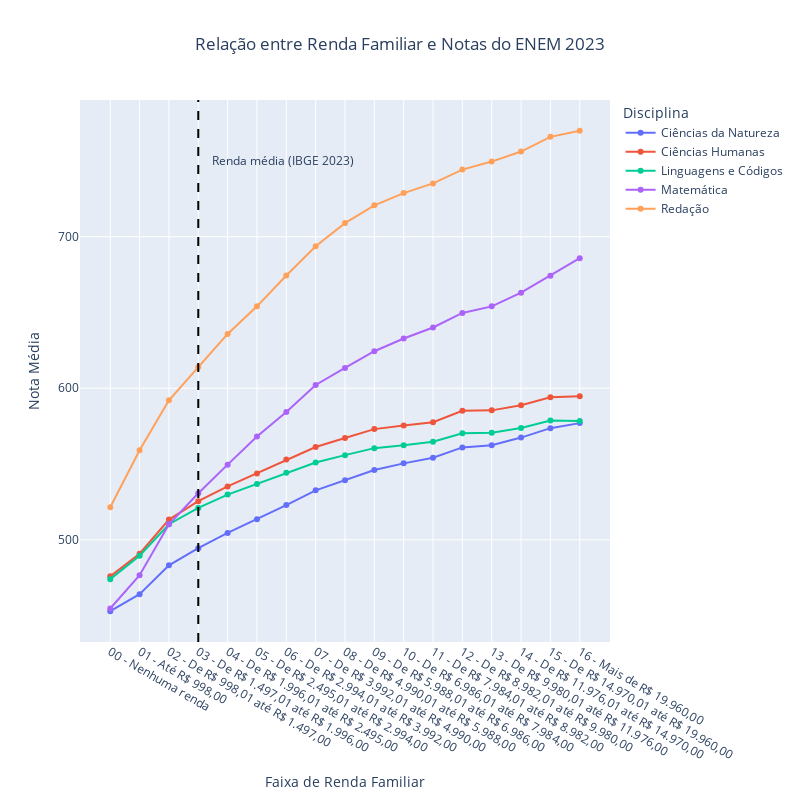

This figure's notebook cell:
### Code cell
# Create a DataFrame for plotting
plot_data = avg_score_by_income.melt(id_vars='range_receita', 
                                                    value_vars=['NU_NOTA_CN', 'NU_NOTA_CH', 'NU_NOTA_LC', 'NU_NOTA_MT', 'NU_NOTA_REDACAO'], 
                                                    var_name='Disciplina', 
                                                    value_name='Nota Média')

# Rename columns for better readability
plot_data['Disciplina'] = plot_data['Disciplina'].map({
    'NU_NOTA_CN': 'Ciências da Natureza',
    'NU_NOTA_CH': 'Ciências Humanas',
    'NU_NOTA_LC': 'Linguagens e Códigos',
    'NU_NOTA_MT': 'Matemática',
    'NU_NOTA_REDACAO': 'Redação'
})

# Create a line plot using plotly
fig = px.line(plot_data, 
              x='range_receita', 
              y='Nota Média', 
              color='Disciplina', 
              title='Relação entre Renda Familiar e Notas do ENEM 2023',
              labels={'range_receita': 'Faixa de Renda Familiar', 'Nota Média': 'Nota Média'},
              markers=True)

# Update the layout for better readability
fig.update_layout(xaxis_title='Faixa de Renda Familiar', 
                  yaxis_title='Nota Média', 
                  xaxis={'categoryorder':'category ascending'},
                  title={'x':0.5, 'xanchor': 'center'},
                  height=800, width=800)

# Define the average income value for annotation
average_income_label = "03 - De R$ 1.497,01 até R$ 1.996,00"
# adicione uma linha vertical para a renda média, e um texto para explicar o que ela significa
fig.add_vline(x=average_income_label, line_dash="dash", line_color="black")
fig.add_annotation(x=average_income_label, y=750, text="Renda média (IBGE 2023)", showarrow=False, font=dict(size=12), xshift=85)

# formate o eixo y para exibir as notas como inteiros
fig.update_yaxes(tick0=0, dtick=100, tickformat='d')
fig.show()

### Figure 1 — Plotly figure (JSON) as saved in the notebook; plotly's stock layout.template omitted (floating-point values rounded to 4 significant figures)
{"data": [{"hovertemplate": "Disciplina=Ciências da Natureza<br>Faixa de Renda Familiar=%{x}<br>Nota Média=%{y}<extra></extra>", "legendgroup": "Ciências da Natureza", "line": {"color": "#636efa", "dash": "solid"}, "marker": {"symbol": "circle"}, "mode": "lines+markers", "name": "Ciências da Natureza", "orientation": "v", "showlegend": true, "type": "scatter", "x": ["00 - Nenhuma renda", "01 - Até R$ 998,00", "02 - De R$ 998,01 até R$ 1.497,00", "03 - De R$ 1.497,01 até R$ 1.996,00", "04 - De R$ 1.996,01 até R$ 2.495,00", "05 - De R$ 2.495,01 até R$ 2.994,00", "06 - De R$ 2.994,01 até R$ 3.992,00", "07 - De R$ 3.992,01 até R$ 4.990,00", "08 - De R$ 4.990,01 até R$ 5.988,00", "09 - De R$ 5.988,01 até R$ 6.986,00", "10 - De R$ 6.986,01 até R$ 7.984,00", "11 - De R$ 7.984,01 até R$ 8.982,00", "12 - De R$ 8.982,01 até R$ 9.980,00", "13 - De R$ 9.980,01 até R$ 11.976,00", "14 - De R$ 11.976,01 até R$ 14.970,00", "15 - De R$ 14.970,01 até R$ 19.960,00", "16 - Mais de R$ 19.960,00"], "xaxis": "x", "y": [452.9, 464.1, 483.2, 494.5, 504.5, 513.6, 522.9, 532.6, 539.4, 546.0, 550.4, 554.2, 561.0, 562.4, 567.4, 573.7, 577.0], "yaxis": "y"}, {"hovertemplate": "Disciplina=Ciências Humanas<br>Faixa de Renda Familiar=%{x}<br>Nota Média=%{y}<extra></extra>", "legendgroup": "Ciências Humanas", "line": {"color": "#EF553B", "dash": "solid"}, "marker": {"symbol": "circle"}, "mode": "lines+markers", "name": "Ciências Humanas", "orientation": "v", "showlegend": true, "type": "scatter", "x": ["00 - Nenhuma renda", "01 - Até R$ 998,00", "02 - De R$ 998,01 até R$ 1.497,00", "03 - De R$ 1.497,01 até R$ 1.996,00", "04 - De R$ 1.996,01 até R$ 2.495,00", "05 - De R$ 2.495,01 até R$ 2.994,00", "06 - De R$ 2.994,01 até R$ 3.992,00", "07 - De R$ 3.992,01 até R$ 4.990,00", "08 - De R$ 4.990,01 até R$ 5.988,00", "09 - De R$ 5.988,01 até R$ 6.986,00", "10 - De R$ 6.986,01 até R$ 7.984,00", "11 - De R$ 7.984,01 até R$ 8.982,00", "12 - De R$ 8.982,01 até R$ 9.980,00", "13 - De R$ 9.980,01 até R$ 11.976,00", "14 - De R$ 11.976,01 até R$ 14.970,00", "15 - De R$ 14.970,01 até R$ 19.960,00", "16 - Mais de R$ 19.960,00"], "xaxis": "x", "y": [475.9, 490.8, 513.3, 525.5, 535.2, 543.8, 552.9, 561.2, 567.1, 573.0, 575.4, 577.6, 585.1, 585.4, 588.8, 594.0, 594.6], "yaxis": "y"}, {"hovertemplate": "Disciplina=Linguagens e Códigos<br>Faixa de Renda Familiar=%{x}<br>Nota Média=%{y}<extra></extra>", "legendgroup": "Linguagens e Códigos", "line": {"color": "#00cc96", "dash": "solid"}, "marker": {"symbol": "circle"}, "mode": "lines+markers", "name": "Linguagens e Códigos", "orientation": "v", "showlegend": true, "type": "scatter", "x": ["00 - Nenhuma renda", "01 - Até R$ 998,00", "02 - De R$ 998,01 até R$ 1.497,00", "03 - De R$ 1.497,01 até R$ 1.996,00", "04 - De R$ 1.996,01 até R$ 2.495,00", "05 - De R$ 2.495,01 até R$ 2.994,00", "06 - De R$ 2.994,01 até R$ 3.992,00", "07 - De R$ 3.992,01 até R$ 4.990,00", "08 - De R$ 4.990,01 até R$ 5.988,00", "09 - De R$ 5.988,01 até R$ 6.986,00", "10 - De R$ 6.986,01 até R$ 7.984,00", "11 - De R$ 7.984,01 até R$ 8.982,00", "12 - De R$ 8.982,01 até R$ 9.980,00", "13 - De R$ 9.980,01 até R$ 11.976,00", "14 - De R$ 11.976,01 até R$ 14.970,00", "15 - De R$ 14.970,01 até R$ 19.960,00", "16 - Mais de R$ 19.960,00"], "xaxis": "x", "y": [474.1, 489.5, 510.3, 521.0, 529.8, 536.8, 544.2, 551.0, 555.9, 560.5, 562.4, 564.7, 570.3, 570.6, 573.8, 578.7, 578.4], "yaxis": "y"}, {"hovertemplate": "Disciplina=Matemática<br>Faixa de Renda Familiar=%{x}<br>Nota Média=%{y}<extra></extra>", "legendgroup": "Matemática", "line": {"color": "#ab63fa", "dash": "solid"}, "marker": {"symbol": "circle"}, "mode": "lines+markers", "name": "Matemática", "orientation": "v", "showlegend": true, "type": "scatter", "x": ["00 - Nenhuma renda", "01 - Até R$ 998,00", "02 - De R$ 998,01 até R$ 1.497,00", "03 - De R$ 1.497,01 até R$ 1.996,00", "04 - De R$ 1.996,01 até R$ 2.495,00", "05 - De R$ 2.495,01 até R$ 2.994,00", "06 - De R$ 2.994,01 até R$ 3.992,00", "07 - De R$ 3.992,01 até R$ 4.990,00", "08 - De R$ 4.990,01 até R$ 5.988,00", "09 - De R$ 5.988,01 até R$ 6.986,00", "10 - De R$ 6.986,01 até R$ 7.984,00", "11 - De R$ 7.984,01 até R$ 8.982,00", "12 - De R$ 8.982,01 até R$ 9.980,00", "13 - De R$ 9.980,01 até R$ 11.976,00", "14 - De R$ 11.976,01 até R$ 14.970,00", "15 - De R$ 14.970,01 até R$ 19.960,00", "16 - Mais de R$ 19.960,00"], "xaxis": "x", "y": [454.7, 476.6, 510.2, 530.7, 549.6, 568.2, 584.3, 602.2, 613.4, 624.4, 632.8, 640.1, 649.7, 654.0, 663.0, 674.2, 685.8], "yaxis": "y"}, {"hovertemplate": "Disciplina=Redação<br>Faixa de Renda Familiar=%{x}<br>Nota Média=%{y}<extra></extra>", "legendgroup": "Redação", "line": {"color": "#FFA15A", "dash": "solid"}, "marker": {"symbol": "circle"}, "mode": "lines+markers", "name": "Redação", "orientation": "v", "showlegend": true, "type": "scatter", "x": ["00 - Nenhuma renda", "01 - Até R$ 998,00", "02 - De R$ 998,01 até R$ 1.497,00", "03 - De R$ 1.497,01 até R$ 1.996,00", "04 - De R$ 1.996,01 até R$ 2.495,00", "05 - De R$ 2.495,01 até R$ 2.994,00", "06 - De R$ 2.994,01 até R$ 3.992,00", "07 - De R$ 3.992,01 até R$ 4.990,00", "08 - De R$ 4.990,01 até R$ 5.988,00", "09 - De R$ 5.988,01 até R$ 6.986,00", "10 - De R$ 6.986,01 até R$ 7.984,00", "11 - De R$ 7.984,01 até R$ 8.982,00", "12 - De R$ 8.982,01 até R$ 9.980,00", "13 - De R$ 9.980,01 até R$ 11.976,00", "14 - De R$ 11.976,01 até R$ 14.970,00", "15 - De R$ 14.970,01 até R$ 19.960,00", "16 - Mais de R$ 19.960,00"], "xaxis": "x", "y": [521.4, 559.0, 592.0, 613.9, 635.8, 654.0, 674.4, 693.6, 709.0, 720.7, 728.8, 735.1, 744.3, 749.6, 756.2, 765.9, 769.8], "yaxis": "y"}], "layout": {"annotations": [{"font": {"size": 12}, "showarrow": false, "text": "Renda média (IBGE 2023)", "x": "03 - De R$ 1.497,01 até R$ 1.996,00", "xshift": 85, "y": 750}], "height": 800, "legend": {"title": {"text": "Disciplina"}, "tracegroupgap": 0}, "shapes": [{"line": {"color": "black", "dash": "dash"}, "type": "line", "x0": "03 - De R$ 1.497,01 até R$ 1.996,00", "x1": "03 - De R$ 1.497,01 até R$ 1.996,00", "xref": "x", "y0": 0, "y1": 1, "yref": "y domain"}], "title": {"text": "Relação entre Renda Familiar e Notas do ENEM 2023", "x": 0.5, "xanchor": "center"}, "width": 800, "xaxis": {"anchor": "y", "categoryorder": "category ascending", "domain": [0, 1], "title": {"text": "Faixa de Renda Familiar"}}, "yaxis": {"anchor": "x", "domain": [0, 1], "dtick": 100, "tick0": 0, "tickformat": "d", "title": {"text": "Nota Média"}}}}
